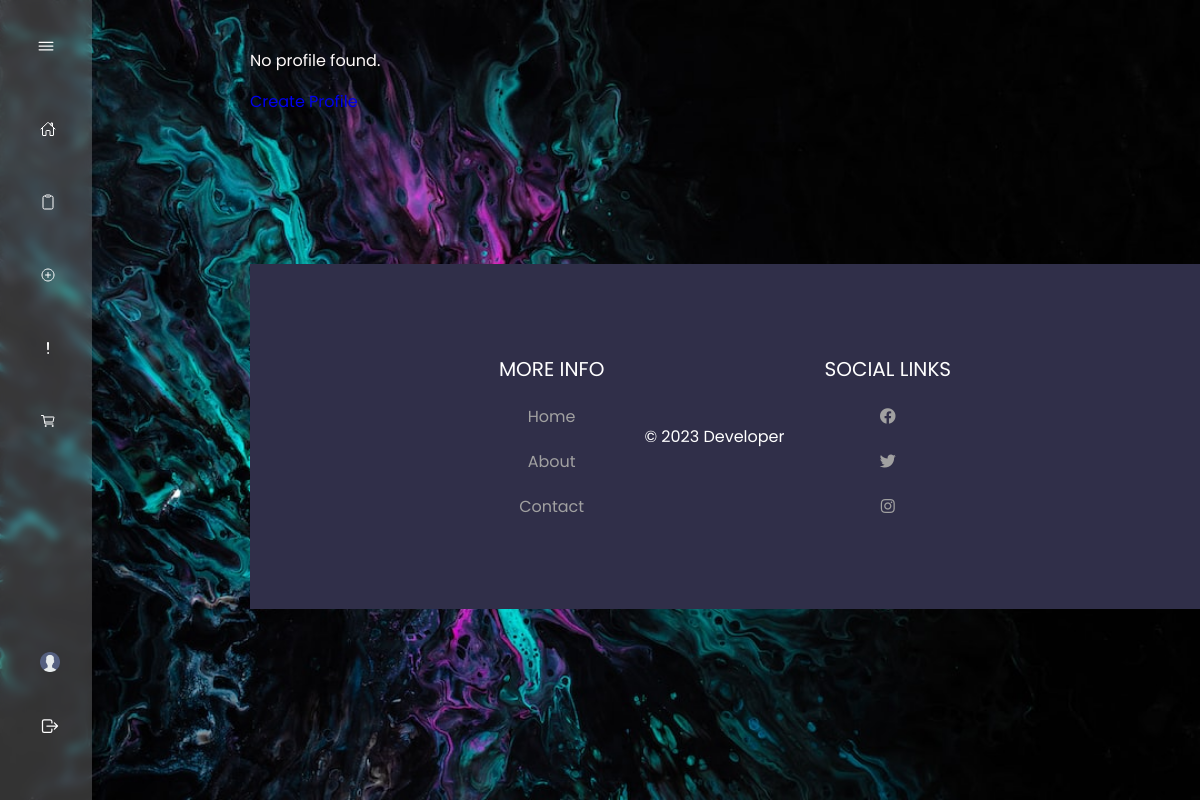
The app's page /profile/news/ (signed in), older data.
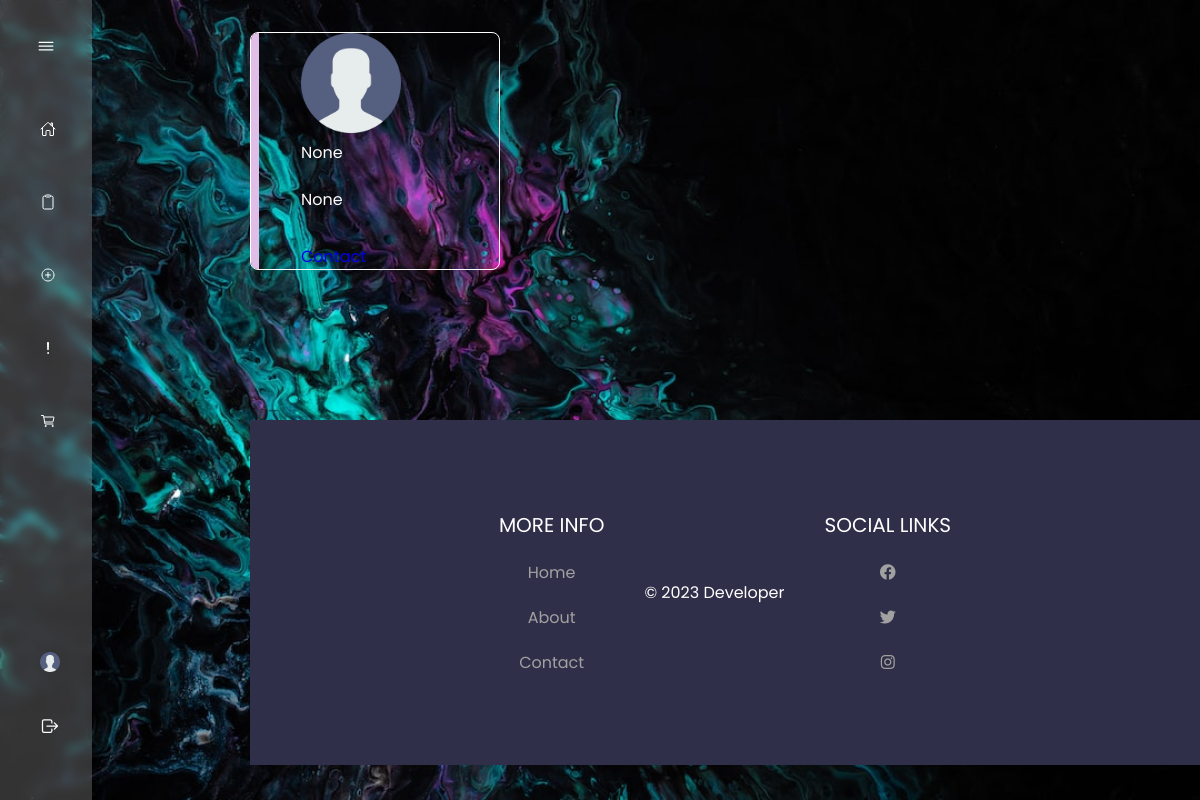
The same page, newer data.
### Profile/models.py (models this page shows, shortened)
class UserProfile(models.Model):
    user = models.OneToOneField(User, on_delete=models.CASCADE)
    first_name = models.CharField(max_length=50)
    last_name = models.CharField(max_length=50)
    birth_date = models.DateField(null=True, blank=True)
    interests = models.TextField(max_length=255)
    last_visit = models.DateTimeField(null=True, blank=True)
    profile_image = models.ImageField(upload_to='images/', default='images/default.jpg')

### Profile/views.py (the view)
# urls.py: path('news/', news_profile, name='profile'),
def news_profile(request):
    try:
        user_profile = UserProfile.objects.get(user=request.user)
    except UserProfile.DoesNotExist:
        user_profile = None
    user_group = None
    if request.user.groups.exists():
        user_group = request.user.groups.first().name
    user_status = {
        'username': request.user.username,
    }
    context = {
        'user_profile': user_profile,
        'user_status': user_status,
        'user_group': user_group
    }
    return render (request, 'profile/news_profiles.html', context)

### Profile/templates/profile/news_profiles.html (shortened to what this page needs)
{% extends 'main/base.html' %}
{% load static %}
{% block content %}
    <div class="container mt-5">
        <div class="row d-flex justify-content-center">
            <div class="col-md-7">
                {% if user_profile %}
                    <div class="card p-3 py-4">
                        <div class="text-center">
                            {% if user_profile.profile_image %}
                                <img src="{{ user_profile.profile_image.url }}" width="100" class="rounded-circle">
                            {% else %}
                                <img src="{% static 'images/default.jpg' %}" width="100" class="rounded-circle">
                            {% endif %}
                        </div>
                        <div class="text-center mt-3">
                            <span class="bg-secondary p-1 px-4 rounded text-white">{{ user_group }}</span>
                            <span>{{ user_profile.birth_date }}</span>
                            <div class="buttons">
                                <a href="{% url 'profile_detail' user_profile.id %}" class="btn btn-outline-primary px-5" >Contact</a>
                            </div>
                        </div>
                    </div>
                {% else %}
                    <p>No profile found.</p>
                    <a href="{% url 'profiles' %}" class="btn btn-primary">Create Profile</a>
                {% endif %}
            </div>
        </div>
    </div>
{% endblock content %}

Row changes from the older to the newer data that the page shows:
added UserProfile: profile_image (placeholder picture), birth_date "None"
Text that changed along with them:
{{ user_group }}: (not shown) → "None"
text no longer shown: "No profile found. Create Profile"
text now shown: "Contact"
